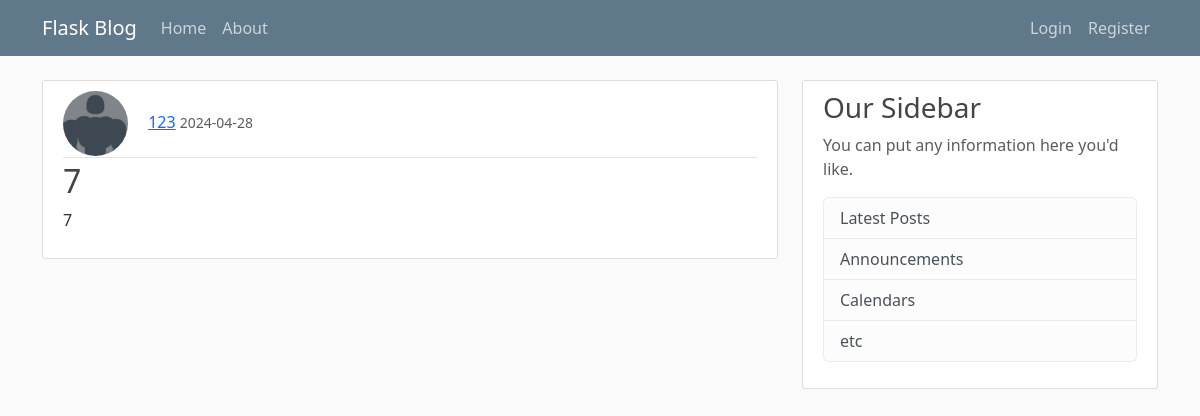
Page /post/9 on the committed database.
### flaskblog/models.py (models this page shows, shortened)
class User(db.Model,UserMixin):
    id = db.Column(db.Integer, primary_key = True)
    username = db.Column(db.String(20), unique = True, nullable = False)
    email = db.Column(db.String(120), unique = True, nullable = False)
    password = db.Column(db.String(60), nullable = False)
    posts = db.relationship('Post', backref = 'author', lazy = True)
    image_file = db.Column(db.String(20), nullable=False, default='default.png')

class Post(db.Model):
    id = db.Column(db.Integer, primary_key=True)
    title = db.Column(db.String(100), nullable=False)
    date_posted = db.Column(db.DateTime, nullable=False, default=datetime.now)
    content = db.Column(db.Text, nullable=False)
    user_id = db.Column(db.Integer, db.ForeignKey('user.id'), nullable=False)

### flaskblog/routes.py (the view)
@app.route('/post/<int:post_id>')
def post(post_id):
    post = Post.query.get_or_404(post_id)
    return render_template("post.html", title = post.title, post = post)

### flaskblog/templates/post.html (shortened to what this page needs)
{%extends 'layout.html'%}
{% block content %}
    <article class="media content-section">
        <div class="media-body">
          <div class="article-metadata">
            <img class="rounded-circle article-img" src="{{url_for('static',filename = 'profile_pics/' + post.author.image_file)}}" alt="profile picture">
            <a class="mr-2" href="#">{{ post.author.username }}</a>
            <small class="text-muted">{{ post.date_posted.strftime('%Y-%m-%d') }}</small>
          </div>
          <h2 class="article-title">{{ post.title }}</h2>
          <p class="article-content">{{ post.content }}</p>
        </div>
    </article>
{%endblock%}

### flaskblog/static/main.css (style rules this page uses)
body { background: #fafafa; color: #333333; margin-top: 5rem; }
h1, h2, h3, h4, h5, h6 { color: #444444; }
.content-section { background: #ffffff; padding: 10px 20px; border: 1px solid #dddddd; border-radius: 3px; margin-bottom: 20px; }
.article-title { color: #444444; }
.article-content { white-space: pre-line; }
.article-img { height: 65px; width: 65px; margin-right: 16px; }
.article-metadata { padding-bottom: 1px; margin-bottom: 4px; border-bottom: 1px solid #e3e3e3 }

### rows in the picture
User: image_file (placeholder picture), author.username "123"
Post: date_posted "2024-04-28", title "7", content "7"
